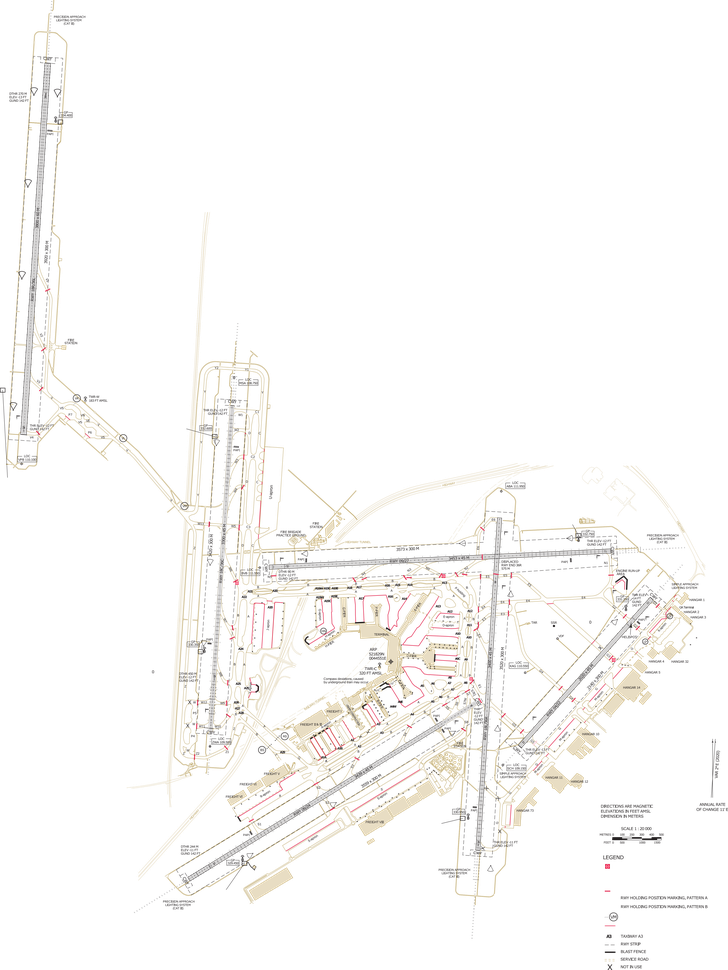
#> input picture Airportoperations/EHAM_chart.png, 728 x 970 px, shrunk from 4386 x 5847 before the run
$ python AMS_graph_hand.py
#> lines starting #> are read from the running program, lines starting #| are printed output that depends on the picture
# -*- coding: utf-8 -*-
"""
Created on Mon Dec 11 10:20:54 2023

@author: levi1
"""

import networkx as nx
from math import sqrt
from pyproj import CRS, Transformer
import pandas as pd
import matplotlib.pyplot as plt

def calculate_distance(coord1, coord2):
    return sqrt((coord2[0] - coord1[0]) ** 2 + (coord2[1] - coord1[1]) ** 2)

def translate_coordinates_to_meters(node_coordinates):
    in_crs = CRS('epsg:4326')  # WGS 84
    out_crs = CRS('epsg:28992')  # Web Mercator

    transformer = Transformer.from_crs(in_crs, out_crs)

    for node, (lat, lon) in node_coordinates.items():
        x, y = transformer.transform(lat, lon)
        node_coordinates[node] = (x, y)


def create_airport_graph(node_coordinates, edges):
    translate_coordinates_to_meters(node_coordinates)
#> (the call stopped at in translate_coordinates_to_meters, `in_crs = CRS('epsg:4326')`: pyproj is not available in this run)

    node_coordinates_df = pd.DataFrame.from_dict(node_coordinates, orient='index').reset_index()
    node_coordinates_df.columns = ['node','x', 'y']
    del node_coordinates_df['node']

    G = nx.MultiDiGraph()

    # Add nodes with coordinates
    for node, (x, y) in node_coordinates.items():
        G.add_node(node, pos=(x, y))

    # Add directed edges with lengths based on coordinates
    for edge in edges:
        u, v, bidirectional = edge
        if u in node_coordinates and v in node_coordinates:
            distance = calculate_distance(node_coordinates[u], node_coordinates[v])
            G.add_edge(u, v, weight=distance)
            if bidirectional == True:
                G.add_edge(v, u, weight=distance)
    return G

# Define the coordinates of nodes
node_coordinates = {
    #0: (52.36249520205651, 4.711999569734029),
    #1: (52.343904120549176, 4.710238968255857),
    #2: (52.338550003247036, 4.709594969144059),
    3: (52.3341215252892, 4.709371192254495),
    #4: (52.32884138143807, 4.70884807896224),
    #5: (52.33601400693928, 4.712331382943056),
    6: (52.3325890537682, 4.712030578243304),
    7: (52.331107340452505, 4.714498210389625),
    8: (52.32965139252123, 4.717334301610054),
    9: (52.33043074890147, 4.718478134840405),
    10: (52.32835564189358, 4.722287763278481),
    11: (52.32164439752322, 4.732464196425797),
    12: (52.32092952528239, 4.7335017071545264),
    13: (52.33086072641612, 4.744356836941741),
    14: (52.30072972374922, 4.732971586874934),
    15: (52.30200803764744, 4.734707164932471),
    16: (52.3020038565473, 4.7373359906253905),
    17: (52.304222404301605, 4.7375391211385045),
    18: (52.30782832257149, 4.737868229801696),
    #19: (52.31296972951351, 4.738343905504889),
    #20: (52.31757908557356, 4.738755095586184),
    #21: (52.3225542007504, 4.739210029607778),
    22: (52.331107135252154, 4.740003369589297),
    23: (52.33093761786676, 4.742904537719856),
    24: (52.3266400791422, 4.74231042862517),
    25: (52.314835445212914, 4.741439412203655),
    26: (52.3138868517011, 4.741343489464057),
    27: (52.31127021320595, 4.741083589274372),
    28: (52.30911545806042, 4.740933143501695),
    29: (52.30596298773835, 4.740654396979596),
    30: (52.30407608464397, 4.740484528440805),
    31: (52.32035393172792, 4.741938194116353),
    32: (52.326721697350116, 4.744016536040103),
    33: (52.32028197181789, 4.743362969197418),
    34: (52.3147416923667, 4.742857832419291),
    35: (52.31391173553386, 4.742799648418822),
    36: (52.309075839855495, 4.742334770197672),
    37: (52.30385653441757, 4.741819277898517),
    38: (52.3236676094718, 4.746282144930767),
    39: (52.31408755493464, 4.746255841646516),
    40: (52.31424377792806, 4.754340371932932),
    41: (52.31445114124245, 4.759239446007616),
    42: (52.31462156489886, 4.764176120392282),
    43: (52.31474228125844, 4.766708343959003),
    44: (52.31483459354655, 4.771935410954531),
    45: (52.31580741134088, 4.7753039658101075),
    46: (52.31575060505035, 4.772098031386184),
    47: (52.31554468163681, 4.766685112780461),
    48: (52.315530479986705, 4.765302843952755),
    49: (52.31528195037395, 4.759169751688046),
    50: (52.31512573103878, 4.75433761835191),
    51: (52.314870098224716, 4.746682868652959),
    52: (52.3111419518015, 4.7455677609051445),
    53: (52.31158934594357, 4.7546860893295415),
    54: (52.31278947617378, 4.759402065736491),
    55: (52.31284628626489, 4.764594285618714),
    56: (52.31090049911015, 4.768764324053212),
    57: (52.31281788124728, 4.775106498700818),
    58: (52.31281093251305, 4.776367561673974),
    59: (52.3113946699831, 4.77633422962598),
    60: (52.31074256264751, 4.7748009554182484),
    61: (52.308348023624994, 4.774634295178278),
    62: (52.308307264312546, 4.776034241205975),
    63: (52.306524011171206, 4.774417636878259),
    64: (52.305780118629656, 4.7753176021741),
    65: (52.30587183205584, 4.77296769259044),
    66: (52.30528078645997, 4.773501005358346),
    67: (52.30456744506054, 4.771751072838653),
    68: (52.305229833884, 4.771151095974759),
    69: (52.30375218362704, 4.766951257717472),
    70: (52.301917790621296, 4.762518095334251),
    71: (52.300572520783795, 4.759251554630825),
    72: (52.29821820016163, 4.752568478700426),
    73: (52.297606667850765, 4.753101791468333),
    74: (52.299950829185065, 4.759668204923179),
    75: (52.30127573505169, 4.763001409722593),
    76: (52.302987862424615, 4.767567900626268),
    77: (52.29971507292495, 4.749438827086006),
    78: (52.302705487963586, 4.7413310651714955),
    79: (52.29560886326246, 4.746029553608001),
    80: (52.30105064738469, 4.755339871010836),
    81: (52.3036476256882, 4.760722432797437),
    82: (52.305230053431025, 4.764075605025912),
    83: (52.306795410104, 4.767957492847625),
    84: (52.30850061188689, 4.771339256201406),
    #85: (52.316659933223114, 4.7466429165417825),
    #86: (52.31721846389905, 4.762702124502585),
    #87: (52.31743307066417, 4.768718957953477),
    88: (52.31769729026173, 4.776955080987146),
    89: (52.3183852164465, 4.796687764772861),
    #90: (52.310966065332366, 4.768923736421211),
    91: (52.313882358363614, 4.787156854123504),
    92: (52.32112769251477, 4.780120552198136),
    93: (52.316049047584514, 4.783031528384413),
    94: (52.31361797819573, 4.782289246326253),
    #95: (52.30905473930981, 4.778981179615933),
    #96: (52.29099085621545, 4.777361452631464),
    97: (52.31426792659085, 4.795516296528264),
    98: (52.311941588487926, 4.7999144622187275),
    99: (52.310835334889404, 4.801917004974857),
    100: (52.304219122366696, 4.792349391244466),
    101: (52.30124875444256, 4.784756470217245),
    102: (52.300279521071815, 4.786789868622065),
    103: (52.30228712230842, 4.775420957474423),
    104: (52.292200103544815, 4.745043054769567),
    105: (52.29545583375776, 4.76383193934795),
    106: (52.29412728967028, 4.755848910753563),
    107: (52.29213959519698, 4.752199051498203),
    108: (52.30483836782026, 4.7778764032013985),
    155: (52.33467399894124, 4.7364683256413835),
    156: (52.3342652888607, 4.744610016781785),
    157: (52.296558239879275, 4.762616738656202),
    158: (52.30857156145111, 4.78433625295709),

}
node_coordinates_e = {
    # Only ETV nodes
    3: (52.3341215252892, 4.709371192254495),
    17: (52.304222404301605, 4.7375391211385045),
    22: (52.331107135252154, 4.740003369589297),
    38: (52.3236676094718, 4.746282144930767),
    52: (52.3111419518015, 4.7455677609051445),
    53: (52.31158934594357, 4.7546860893295415),
    54: (52.31278947617378, 4.759402065736491),
    55: (52.31284628626489, 4.764594285618714),
    56: (52.31090049911015, 4.768764324053212),
    79: (52.29560886326246, 4.746029553608001),
    80: (52.30105064738469, 4.755339871010836),
    81: (52.3036476256882, 4.760722432797437),
    82: (52.305230053431025, 4.764075605025912),
    83: (52.306795410104, 4.767957492847625),
    84: (52.30850061188689, 4.771339256201406),
    89: (52.3183852164465, 4.796687764772861),
    98: (52.311941588487926, 4.7999144622187275),
    92: (52.32112769251477, 4.780120552198136),
    99: (52.310835334889404, 4.801917004974857),
    101: (52.30124875444256, 4.784756470217245),
    104: (52.292200103544815, 4.745043054769567),
    105: (52.29545583375776, 4.76383193934795),
    107: (52.29213959519698, 4.752199051498203),
    108: (52.30483836782026, 4.7778764032013985),

    109: (52.33399287313866, 4.713211632287101),
    110: (52.32222460535619, 4.734000463731324),
    111: (52.32211973693743, 4.736540784554844),
    112: (52.335397311889636, 4.738196263064779),
    113: (52.33525692670541, 4.74261022309684),
    114: (52.30094112005267, 4.7520101607536125),
    115: (52.30378777611243, 4.759876904488094),
    116: (52.30545043196897, 4.761589008791205),
    117: (52.306796387471366, 4.765137224277812),
    118: (52.308660311457956, 4.765606592937114),
    119: (52.310254400582814, 4.765358335553927),
    120: (52.31169629503089, 4.762268433029724),
    121: (52.31155113882058, 4.757514329133435),
    122: (52.30924700965131, 4.752427506036307),
    123: (52.30871035169881, 4.744126068390447),
    124: (52.31801517008099, 4.744550593027053),
    125: (52.32334333207428, 4.7445541951116885),
    126: (52.33388732620329, 4.745492634496264),
    127: (52.33117251577059, 4.742237579066265),
    128: (52.317900783670886, 4.7409822352066575),
    129: (52.317662421253594, 4.735758072229973),
    130: (52.314370842753995, 4.743732928023947),
    131: (52.31484298683346, 4.757443260969438),
    132: (52.30442301627138, 4.734977483537876),
    133: (52.315314063421475, 4.772663378899375),
    134: (52.319729419899446, 4.77534391967623),
    135: (52.32102574090801, 4.782367710403276),
    136: (52.31869702885119, 4.800891675209116),
    137: (52.3131995614938, 4.80501229950848),
    138: (52.31291275689646, 4.79752417224428),
    139: (52.30015910642428, 4.78020223918299),
    #140: (52.29614368887837, 4.78184503964404),
    141: (52.30034942174337, 4.7899624214917695),
    142: (52.31006097432299, 4.803374079174432),
    143: (52.30025737440668, 4.773013379260476),
    144: (52.297478606755746, 4.769727383862434),
    145: (52.30323541015229, 4.769903733264814),
    146: (52.2933371475513, 4.758499545578859),
    147: (52.29879404889008, 4.752956690831788),
    148: (52.31718649597989, 4.803692170780639),
    149: (52.31366710558121, 4.775606487637299),
    150: (52.30611681203356, 4.774618541818956),
    151: (52.302187853517395, 4.764374163817013),
    152: (52.298303438153965, 4.754416237523767),
    #153: (52.362667444739486, 4.711953031764774),
    #154: (52.290832659134914, 4.777345045207053),
}

# Define the edges
edges = [(1, 5, True),
         (2, 5, True), (5, 6, True), (3, 6, True), (4, 7, True), (6, 7, True),
         (7, 8, False), (9, 7, False), (8, 10, False), (10, 9, False), (10, 11, True),
         (11, 12, True), (11, 155, True), (12, 14, True), (14, 15, True), (15, 16, True),
         (15, 17, True), (22, 23, True), (155, 156, True), (156, 13, True),
         (23, 24, False), (24, 31, False), (31, 25, False), (25, 26, False),
         (26, 27, False), (27, 28, False), (28, 29, False), (29, 30, False),
         (21, 24, True), (20, 25, True), (19, 27, True), (19, 28, True), (18, 29, True),
         (17, 30, True), (12, 31, True), (13, 23, True),
         (32, 13, False), (33, 32, False), (34, 33, False), (35, 34, False),
         (36, 35, False), (37, 36, False), (24, 32, True), (31, 33, True),
         (34, 25, True), (26, 35, True), (28, 36, True), (30, 37, True), (14, 78, True), (78, 37, True),
         (33, 38, True), (35, 39, False), (39, 40, False), (40, 41, False), (41, 42, False),
         (42, 43, False), (43, 44, False), (45, 46, False), (46, 47, False), (47, 48, False), (48, 49, False),
         (49, 50, False), (50, 51, False),  (51, 34, False), (56, 44, True), (42, 55, True), (43, 55, True), (41, 54, True), (40, 53, True),
         (40, 53, True), (39, 52, True),(56, 60, True),
         (51, 39, True), (50, 40, True), (49, 41, True), (48, 42, True), (47, 43, True), (46, 44, True),
         (44, 57, False), (57, 60, False), (60, 61, False), (62, 63, False),
         (63, 65, False), (65, 68, False), (68, 69, False), (69, 70, False), (70, 71, False), (71, 72, False),
         (73, 74, False), (74, 75, False), (75, 76, False), (76, 67, False),
         (67, 66, False), (66, 64, False), (64, 62, False), (62, 59, False), (62, 59, False), (61, 63, False),
         (59, 58, False), (58, 45, False),  (72, 73, True), (71, 74, True), (70, 75, True), (69, 76, True), (68, 67, True), (65, 66, True),
         (63, 64, True), (61, 62, True), (60, 59, True), (57, 58, True), (77, 37, False), (78, 77, False), (72, 77, True),
         (16, 30, True), (30, 78, True), (72, 79, False), (79, 73, False),  (80, 72, True), (80, 71, True),
         (70, 81, True), (69, 82, True), (68, 83, True), (63, 83, True), (65, 83, True), (61, 84, True),
         (51, 85, True), (86, 49, True), (87, 47, True), (87, 46, True), (45, 88, True), (88, 92, True),
         (45, 93, True), (93, 91, True), (91, 97, True), (97, 89, True), (58, 94, True), (95, 59, True), (94, 91, True),
         (79, 104, True), (73, 106, True), (106, 107, True), (106, 157, True),(105, 157, True), (157, 103, True), (103, 64, True), (103, 67, True),
         (108, 63, True), (108, 64, True), (108, 101, True), (101, 102, True), (102, 100, True), (100, 158, True), (158, 94, True), (100, 99, True),
         (99, 98, True), (98, 97, True), (38, 32, True),
         # Add more edges as needed
]

edges_e = [
    (3, 109, True), (109, 110, True), (110, 111, True), (111, 112, True), (112, 113, True),
    (113, 126, True), (126, 125, True), (125, 124, True), (124, 130, True), (123, 130, True), (123, 122, True),
    (122, 121, True), (121, 120, True), (120, 119, True), (119, 118, True), (118, 117, True), (117, 116, True),
    (116, 115, True), (115, 114, True), (114, 123, True), (132, 129, True), (129, 128, True), (128, 124, True),
    (129, 111, True), (113, 127, True), (127, 128, True), (127, 22, True), (17, 132, True), (123, 52, True), (122, 53, True),
    (54, 121, True), (55, 120, True), (56, 119, True), (118, 84, True), (117, 83, True), (116, 82, True), (115, 81, True),
    (114, 80, True), (130, 131, True), (131, 133, True), (124, 134, True), (134, 92, True), (135, 92, True), (135, 136, True), (136, 148, True),
    (148, 138, True), (138, 98, True), (98, 137, True), (137, 142, True), (142, 141, True), (141, 140, True), (140, 139, True),
    (141, 101, True), (140, 139, True), (143, 144, True), (89, 136, True), (138, 98, True), (98, 137, True),
    (143, 139, True), (139, 101, True), (146, 147, True), (105, 144, True), (105, 146, True),(147, 79, True), (107, 146, True),
    (143, 108, True), (108, 150, True), (82, 151, True), (133, 56, True), (131, 54, True), (138, 139, True),
    (133, 149, True), (149, 150, True), (150, 151, True), (151, 152, True), (152, 146, True), (152,114 , True), (114, 147, True),
    (143,145 , True), (145, 151, True),  (148, 137, True),  (99, 137, True),  (99,142, True), (38, 125, True),
    ]

# Create and visualize the graph
airport_graph = create_airport_graph(node_coordinates, edges)
airport_graph_e = create_airport_graph(node_coordinates_e, edges_e)
#> (the call stopped at in translate_coordinates_to_meters, `in_crs = CRS('epsg:4326')`: pyproj is not available in this run)

G_e_undirected = nx.Graph()
G_e_undirected.add_edges_from(airport_graph_e.edges())

node_positions = nx.get_node_attributes(airport_graph, 'pos')
node_positions_e = nx.get_node_attributes(airport_graph_e, 'pos')

fig, ax = plt.subplots()

img = plt.imread("EHAM_chart.png")  # Replace with the actual path to your screenshot
#> img is the input picture: shape (970, 728, 4) float32; mean R, G, B, A 0.0988, 0.0834, 0.061, 0.0491

#ax.imshow(img, extent=[108520, 115950, 477050, 486950], alpha=0.8)  # Adjust the extent based on your graph size

# Add nodes on top of the image
nx.draw(airport_graph, pos=node_positions, with_labels=False, node_color='black', node_size=15, font_size=10, ax=ax)
nx.draw(G_e_undirected, pos=node_positions_e, with_labels=False, node_color='grey', node_size=15, font_size=8, ax=ax, edge_color='grey', style='dashed', width=1.5)

# Draw corresponding nodes in blue
corresponding_nodes = set(airport_graph.nodes()) & set(airport_graph_e.nodes())
nx.draw_networkx_nodes(airport_graph, pos=node_positions, nodelist=corresponding_nodes, node_color='#1f77b4', node_size=15, ax=ax)
nx.draw_networkx_nodes(airport_graph_e, pos=node_positions_e, nodelist=corresponding_nodes, node_color='#1f77b4', node_size=15, ax=ax)

ax.set_aspect('equal')
#ax.set_title('Schiphol airport (AMS)')
# Show the plot
plt.show()
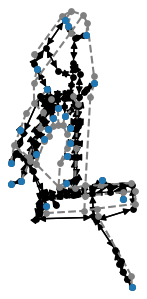
#> figure drawn by matplotlib, 1 panel


# Save the MultiGraph to a file
file_path = "EHAM_graph_hand_a.gpickle"
#> (the run stopped early here; a loop or call above may not have finished)
